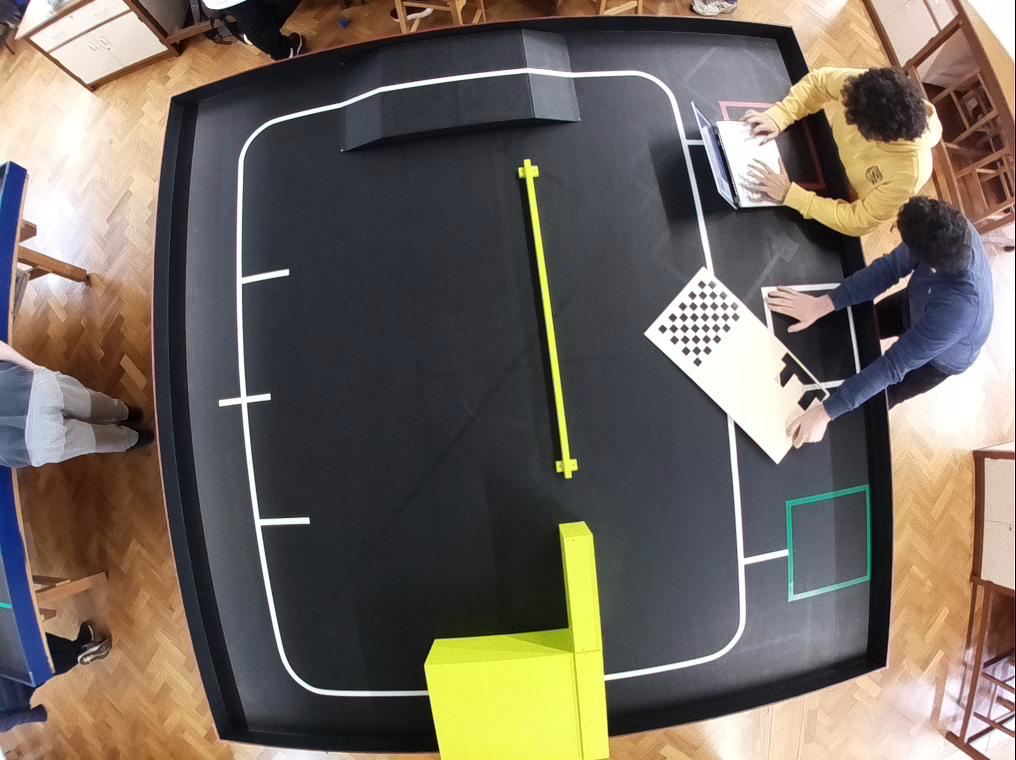
#> input picture 0_IDP_TEST.jpg, 1016 x 760 px, given in place of video.mjpeg, which was not available
$ python NAVIGATOR.py   (older library calls are emulated)
#> lines starting #> are read from the running program, lines starting #| are printed output that depends on the picture; after the words box and inside, x2 and y2 are one past the last pixel; in counts of white or black regions, pixels touching at a corner belong together; pictures that were not available may be replaced by others from this repository, and a replacement may not be noted
### detection_tools.py
import numpy as np
import cv2
import vis_tools as vt
import math
import time
import stream_test as st
import serial

# parameters for camera 1
# DIM specifies the dimensions, K and D are the camera and distortion matrices respectively
DIM = (1016, 760)
K = np.array([[567.4130565572482, 0.0, 501.39791714355], [0.0, 567.3325405728447, 412.9039077874256], [0.0, 0.0, 1.0]])
D = np.array([[-0.05470334257497442], [-0.09142371384400942], [0.17966906821072895], [-0.08708720575337928]])


# ARUCO dictionary (stores the IDs and patterns for all aruco markers) - is references when we initialise which ArUco marker type
#  - the robot has
ARUCO_DICT = {
	"DICT_4X4_50": cv2.aruco.DICT_4X4_50,
	"DICT_4X4_100": cv2.aruco.DICT_4X4_100,
	"DICT_4X4_250": cv2.aruco.DICT_4X4_250,
	"DICT_4X4_1000": cv2.aruco.DICT_4X4_1000,
	"DICT_5X5_50": cv2.aruco.DICT_5X5_50,
	"DICT_5X5_100": cv2.aruco.DICT_5X5_100,
	"DICT_5X5_250": cv2.aruco.DICT_5X5_250,
	"DICT_5X5_1000": cv2.aruco.DICT_5X5_1000,
	"DICT_6X6_50": cv2.aruco.DICT_6X6_50,
	"DICT_6X6_100": cv2.aruco.DICT_6X6_100,
	"DICT_6X6_250": cv2.aruco.DICT_6X6_250,
	"DICT_6X6_1000": cv2.aruco.DICT_6X6_1000,
	"DICT_7X7_50": cv2.aruco.DICT_7X7_50,
	"DICT_7X7_100": cv2.aruco.DICT_7X7_100,
	"DICT_7X7_250": cv2.aruco.DICT_7X7_250,
	"DICT_7X7_1000": cv2.aruco.DICT_7X7_1000,
	"DICT_ARUCO_ORIGINAL": cv2.aruco.DICT_ARUCO_ORIGINAL,
	"DICT_APRILTAG_16h5": cv2.aruco.DICT_APRILTAG_16h5,
	"DICT_APRILTAG_25h9": cv2.aruco.DICT_APRILTAG_25h9,
	"DICT_APRILTAG_36h10": cv2.aruco.DICT_APRILTAG_36h10,
	"DICT_APRILTAG_36h11": cv2.aruco.DICT_APRILTAG_36h11
}

aruco_type = "DICT_4X4_250"

# Using a 4x4 ArUco marker with ID 138

arucoDict = cv2.aruco.Dictionary_get(ARUCO_DICT[aruco_type])

arucoParams = cv2.aruco.DetectorParameters_create()

# Displays ArUCo GUI
def aruco_display(image, corners, ids, rejected):

    if len(corners) > 0:
        ids = ids.flatten()

        # Iterates over all - unpacked - corners and ids detected

        for (markerCorner, markerID) in zip(corners, ids):
            corners = markerCorner.reshape((4,2))
            (topLeft, topRight, bottomRight, bottomLeft) = corners

            # Converts the above into an ordered tuple
            topRight = (int(topRight[0]), int(topRight[1]))
            bottomRight = (int(bottomRight[0]), int(bottomRight[1]))
            bottomLeft = (int(bottomLeft[0]), int(bottomLeft[1]))
            topLeft = (int(topLeft[0]), int(topLeft[1]))

            # Plots appropriate lines to form a bounding box
            cv2.line(image, topLeft, topRight, (0,255,0), 3)
            cv2.line(image, topRight, bottomRight, (0,255,0), 3)
            cv2.line(image, bottomRight, bottomLeft, (0,255,0), 3)
            cv2.line(image, bottomLeft, topLeft, (0,255,0), 3)


            # Gets the mid points of the top and bottom lines (for vector plotting)
            bottomMid = (int((topRight[0] + topLeft[0])/2.0), int((topRight[1] + topLeft[1])/2.0))
            topMid = (int((bottomLeft[0] + bottomRight[0])/2.0), int((bottomLeft[1] + bottomRight[1])/2.0))

            # Gets the center coordinates for the marker

            cX = int((topLeft[0] + bottomRight[0])/2.0)
            cY = int((topLeft[1] + bottomRight[1])/2.0)
            cv2.circle(image, (cX,cY), 8, (0,0,255), -1)

            # Plots an arrowed line in the direction of the heading
            cv2.arrowedLine(image, topMid, bottomMid, (255,0,0), 2)
            angle = return_angle(topMid, bottomMid)

            # Text for the angle and ID detected
            cv2.putText(image, str(angle), (topMid[0], topMid[1] + 100), cv2.FONT_HERSHEY_SIMPLEX, 0.5, (0,255,0), 2)
            cv2.putText(image, str(markerID), (topLeft[0], topLeft[1] - 10), cv2.FONT_HERSHEY_SIMPLEX, 0.5, (0,255,0),2)

            return image

# Method to detect and return all corners and ids of detected ArUco markers (using openCV inbuilt)
# [29 lines left out: functions aruco_detection, return_angle, not called in this run]

# Method to return center coordinates and angle of ArUco markers (in a seperate method to make debugging easier)
def get_pose(corners, ids):

    cX, cY, angle = 0,0,0

    if len(corners) > 0:
        ids = ids.flatten()

        for (markerCorner, markerID) in zip(corners, ids):
            corners = markerCorner.reshape((4,2))
            (topLeft, topRight, bottomRight, bottomLeft) = corners

            topRight = (int(topRight[0]), int(topRight[1]))
            bottomRight = (int(bottomRight[0]), int(bottomRight[1]))
            bottomLeft = (int(bottomLeft[0]), int(bottomLeft[1]))
            topLeft = (int(topLeft[0]), int(topLeft[1]))

            topMid = (int((topRight[0] + topLeft[0])/2.0), int((topRight[1] + topLeft[1])/2.0))
            bottomMid = (int((bottomLeft[0] + bottomRight[0])/2.0), int((bottomLeft[1] + bottomRight[1])/2.0))

            cX = int((topLeft[0] + bottomRight[0])/2.0)
            cY = int((topLeft[1] + bottomRight[1])/2.0)

            angle = return_angle(topMid, bottomMid)

    return cX, cY, angle

def undistort(img):
    #function to remove fisheye from an image taken with the overhead camera
    dim1 = img.shape[:2][::-1]

    scaled_K = K * dim1[0] / DIM[0]
    scaled_K[2][2] = 1.0

    new_K = cv2.fisheye.estimateNewCameraMatrixForUndistortRectify(scaled_K, D, dim1, np.eye(3), balance = 0)
    map1, map2 = cv2.fisheye.initUndistortRectifyMap(scaled_K, D, np.eye(3), new_K, dim1, cv2.CV_16SC2)
    undistorted_img = cv2.remap(img, map1, map2, interpolation=cv2.INTER_LINEAR, borderMode=cv2.BORDER_CONSTANT)

    return undistorted_img

def detect_colour(img, upper, lower, ret_colour = False):
    #returns a map of pixels with colour values which lie between the upper and lower bounds
    hsv = cv2.cvtColor(img, cv2.COLOR_BGR2HSV)
    mask = cv2.inRange(hsv, lower, upper)
    if not ret_colour:
        return mask
    else:
        return np.expand_dims(mask, -1) * img

# [5 lines left out: function binary_image, not called in this run]

def detect_obj(contours):
    #detects a single object from a contour map and returns the pixel values of the coordinates
    #of the centroid and heading
    data = np.array(contours[:, 0, :], dtype = np.float64)
    initial = np.empty((0))
    mean, eigenvectors, eigenvalues = cv2.PCACompute2(data, initial)
    angle = 360 / (2 * np.pi) * np.arctan2(eigenvectors[0,1], eigenvectors[0,0]) # orientation in radians
    return mean, angle

def detect_objects(binary_img, min_area = 0, max_area = 999999):
    #detects all objects with area inbetween the min and max values and returns the pixel values of the coordinates
    #of the centroid and heading for each

    contours, _ = cv2.findContours(binary_img, cv2.RETR_LIST, cv2.CHAIN_APPROX_NONE)
    mean_list = []
    angle_list = []

    for contour in contours:
        area = cv2.contourArea(contour)
        #print(area)
        if area >= min_area and area <= max_area:
            mean, angle = detect_obj(contour)
            mean_list.append(mean)
            angle_list.append(angle)
    return mean_list, angle_list

def rotate_image(image, angle):
    #returns inputed image rotated by the specified angle
    image_center = tuple(np.array(image.shape[1::-1]) / 2)
    rot_mat = cv2.getRotationMatrix2D(image_center, angle, 1.0)
    result = cv2.warpAffine(image, rot_mat, image.shape[1::-1], flags=cv2.INTER_LINEAR)
    return result

# Finds the blue blocks based on color detection - works well with blue colors

def find_blue_blocks(undistorted_img, return_blue = False):
    upper = np.array([120, 360, 360])
    lower = np.array([100, 0,	0])

    # Upper lower HSV thresholds for blue

    blues = detect_colour(undistorted_img, upper, lower, False)

    # Blue isolated mask
    centre_list, _ = detect_objects(blues, 70, 100000)

    # Finds weighted mean centre coordinates of mask (if blue detected, otherwise it returns the previous value)
    if return_blue:
        return centre_list, blues
    else:
        return centre_list

def no_filter_crop(image):
    img = region_of_interest(detect_edge(mask(image)))
    return img

# [24 lines left out: function region_of_interest, not called in this run]

# Canny edge detection (will spit out an image with just lines)
def detect_edge(image):
    edges = cv2.Canny(image, 200, 400)
    return edges

# Mask generation (for white path line detection)
# [31 lines left out: functions mask, dir_head, not called in this run]

# Returns a sorted array of centers for the blue blocks (the ones closest to the left wall are in the beginning)
def blue_blocks_start(img):
    x = np.array([310, 725])
    y = np.array([525, 690])
    centres = find_blue_blocks(img)
    true_centres = []
    for centre in centres:
        centre = centre[0]
        if (x[0] < centre[0] < x[1]) and (y[0] < centre[1] < y[1]):
            true_centres.append((int(centre[0]), int(centre[1])))
    return sorted(true_centres, key = lambda x: x[0])

# Simple average distance finding function (high density blocks are not detectable by the US sensor)
# [239 lines left out: functions detect_block, ultrasound_read, initialise, vision, string_target, get_command and 3 more, not called in this run]


### stream_test.py
import cv2
import time
import matplotlib.pyplot as plt
import os
import sys
from PIL import Image
import glob
import numpy as np

url = "http://localhost:8081/stream/video.mjpeg"

theta2 = 0
#theta2 = 4
theta = 83.5 + theta2

# Camera parameters for distortion and the camera matrix + dimensions
DIM=(1016, 760)
K= np.array([[567.4130565572482, 0.0, 501.39791714355], [0.0, 567.3325405728447, 412.9039077874256], [0.0, 0.0, 1.0]])
D=np.array([[-0.05470334257497442], [-0.09142371384400942], [0.17966906821072895], [-0.08708720575337928]])

# [27 lines left out: functions rotate_image, undistort, not called in this run]

# edge detection
def detect_edge(image):
    edges = cv2.Canny(image, 100, 200)
    return edges

# mask creation for white path lines
def mask(frame):
    img =  (cv2.cvtColor(frame, cv2.COLOR_BGR2HSV_FULL))
    sensitivity = 40
    lower_white = np.array([0,0,255-sensitivity])
    upper_white = np.array([255,sensitivity,255])

    mask = cv2.inRange(img, lower_white, upper_white)
    return mask

def region_of_interest(edges, top_height_parameter = 0.2, bot_height_parameter = 0.1):

    # this function will mask regions of interest by ANDing a polygon of that shape

    # percent to shave off the top
    # percent to shave off the bottom


    h,w = edges.shape
    mask = np.zeros_like(edges)

    # Polygon creation

    polygon = np.array([[
        (0, h * top_height_parameter),
        (w, h * top_height_parameter),
        (w, h * (1 - bot_height_parameter)),
        (0, h * (1 - bot_height_parameter)),
    ]], np.int32)

    cv2.fillPoly(mask, polygon, 255)
    cropped_edges = cv2.bitwise_and(edges, mask)

    return cropped_edges

# creation of houghlines (based on edges detected from white path lines)
def houghline(frame, minL):
    rho = 1 # Pixel precision value
    angle = np.pi/180 # radian precision value
    min_votes = 10 # min number of votes hough lines needs

    line_segments = cv2.HoughLinesP(frame, rho, angle, min_votes, None, minLineLength= minL, maxLineGap=3)


    return line_segments

# plot lanes (houghlines) - this is for testing and visualisation purposes
def plot_lanes(superimpose, lines, color = (250,150,0), l_width = 2, thresh = 1.01):
    corner_line_arr = []
    zone_line_arr = []

    # We initialise a corner and zone array to store corner and zone points
    h,w = superimpose.shape[0], superimpose.shape[1]

    if lines is not None:
        for line_seg in lines:
            for x1, y1, x2, y2 in line_seg:
                line_color = color
                # ignores divide by zero errors
                if max(x2,x1)/min(x1,x2) > thresh:
                    grad = (y2 - y1)/(x2 - x1)

                    # this means the abs value of the gradient is about 1 (corner)
                    if abs(grad) < 1.5 and abs(grad) > 0.5:
                        line_color = (0,0,255) # changes the color of that marker
                        corner_line_arr.append(line_seg) # adds it to the corner array

                if max(y2,y1)/min(y2,y1) > thresh:
                    grad = (x2 - x1)/(y2 - y1)
                    # ignores grad being infty
                    # if the gradient is near vertical (or the inverse is about 0) and the marker is in the upper 25% of the image
                    if abs(grad) < 0.1 and min(y2,y1) < h/4:
                        line_color = (100,50,100)
                        zone_line_arr.append(line_seg) # adds it to the zone array


                line_image = cv2.line(superimpose, (x1, y1), (x2, y2), line_color, l_width)
    else:
        print("NONE DETECTED")
        line_image = np.zeros_like(superimpose)

    #line_image = cv2.addWeighted(frame, 0.9, line_image, 1, 1)
    return line_image, corner_line_arr, zone_line_arr

# filtering
def filter_crop(image):
    img = region_of_interest(mask(image))
    return img

# color detection for any arbitrary color
# [28 lines left out: functions detect_colour, detect_obj, detect_objects, not called in this run]

# plots a point
def plot_point(image, coords, color = (0,255,0)):
    l = 5
    if coords is not None:
        bot = (coords[0] - l, coords[1] - l)
        top = (coords[0] + l, coords[1] + l)
        image = cv2.rectangle(image, bot, top,color,-1)

    return image

# plots a rectangle
# [8 lines left out: function plot_rectangle, not called in this run]

# plots a vertical line
def plot_vline(img, x):
    h,w = img.shape[0], img.shape[1]
    img = cv2.line(img, (x,0),(x,h), color=(0,0,255), thickness=2)

    return img

# plots a horizontal line
def plot_hline(img, y):
    h,w = img.shape[0], img.shape[1]
    img = cv2.line(img, (0,y),(w,y), color=(0,0,255), thickness=2)

    return img

# finds the corner markers in an ordered fashion
def find_markers(img,lines):
    h,w = img.shape[0], img.shape[1]
    m1,m2,m3,m4 = None, None, None, None
    if lines is not None:
        for line in lines:
            # for each quadrant of the image (it iterates over the corner array found earlier)
            for x1,y1,x2,y2 in line:
                if x1 <= int(w/2) and y1 <= int(h/2):
                    m1 = (int((x1+x2)/2),int((y1+y2)/2))
                elif x1 <= int(w/2) and y1 > int(h/2):
                    m2 = (int((x1+x2)/2),int((y1+y2)/2))
                elif x1 > int(w/2) and y1 > int(h/2):
                    m3 = (int((x1+x2)/2),int((y1+y2)/2))
                elif x1 > int(w/2) and y1 <= int(h/2):
                    m4 = (int((x1+x2)/2),int((y1+y2)/2))
                else: continue

    return m1,m2,m3,m4

# finds the red and green zones
def find_zones(img, zone_array):

    h,w = img.shape[0], img.shape[1]
    g,r = None, None
    min = int(h)
    if zone_array is not None:
        for line in zone_array:
            for x1,y1,x2,y2 in line:

                if np.minimum(y1,y2) <= min:
                    min = np.minimum(y1,y2)

                if x1 > int(w/2) + 100:
                    g = (int((x1+x2)/2), min)
                elif x1 < int(w/2) - 100:
                    r = (int((x1+x2)/2), min)
                else:
                    pass

    return g,r

# finds the tunnel markers
# (the exit of the tunnel is the lowest vertical line point in the upper right quadrant)
# (the entrance of the tunnel is the highest vertical line point in the lower right quadrant)
def tunnel_marker(img, all_lines):

    h,w = img.shape[0], img.shape[1]

    tunnel_top, tunnel_bot = None, None
    max_y, min_y = (0,0), (0, int(h))
    z_max, z_min = 0, int(h)

    if all_lines is not None:
        for line in all_lines:
            for x0,y0,x1,y1 in line:

                x_m, y_m = int((x0 + x1)/2) , int((y0 + y1)/2)

                if x_m > w/2 and y_m < h/2:
                    if y_m > z_max:
                        max_y = (x_m, np.maximum(y0,y1))
                        z_max = y_m

                if x_m > w/2 and y_m > h/2:
                    if y_m < z_min:
                        min_y = (x_m, np.minimum(y0,y1))
                        z_min = y_m

    return max_y, min_y

# Marker stabilisation algorithm
# takes the current and previous values and returns a value that is an interpolation between the two
# it will divide the interpolation by the count so as the count increases the marker 'stabilizes'
# requires that there is a sequence of uninterrupter footage for the markers to get a solid position and estimation of ground truth

def stable_marker(curr_markers, prev_markers, count):

    if curr_markers is None and prev_markers is not None:
        return prev_markers
    elif curr_markers is None and prev_markers is None:
        return None
    elif curr_markers is not None and prev_markers is None:
        return curr_markers
    else:
        x0,y0 = prev_markers[0], prev_markers[1]
        x1,y1 = curr_markers[0], curr_markers[1]

        if count > 500:
            return prev_markers
        else:
            assert count != 0
            xp = (x1 - x0) * np.sqrt(1)/np.sqrt(np.sqrt(count*10))
            yp = (y1 - y0) * np.sqrt(1)/np.sqrt(np.sqrt(count*10))
            x_diff = int(xp)
            y_diff = int(yp)

            xn  = x0 + x_diff
            yn = y0 + y_diff

            return (xn,yn)

# simple distance function
# [11 lines left out: function distance, not called in this run]

### NAVIGATOR.py
import stream_test as st
import detection_tools as dt
import numpy as np
import cv2
import time
import serial
##############################################

ser = serial.Serial("COM9", 9600)

ser.close()
ser.open()
timeout = ser.timeout
ser.timeout = 2

##############################################


url = "http://localhost:8081/stream/video.mjpeg"
count = 1
cap = cv2.VideoCapture(url)
p1,p2,p3,p4,r0,g0 = None, None, None, None, None, None
to1, to2 = None, None
block, prev_block = None, None
dec_val_list = []


initialisation_length = 20
theta = 83.5
#theta = 88
prev_angle = 90
x, y, angle, rotation, phase, f_count, g_count = 0, 0, 0, 0, 0 , -1, -1

prev_rotation, prev_distance = 0, 0
##############################################


# [104 lines left out: functions block_retrieval, rotation_and_distance_to_target, not called in this run]

##############################################
while cap.isOpened():

    for i in range(4):
        cap.grab()

    ret, frame = cap.retrieve()
#> frame is the input picture: shape (760, 1016, 3); mean B, G, R 94.7, 103.8, 112.3
#> ret = True

    fix_frame = dt.rotate_image(dt.undistort(frame), theta)
#> in undistort, `undistorted_img = cv2.remap(img, map1, map2, interpolation=cv2.INTER_L..`:
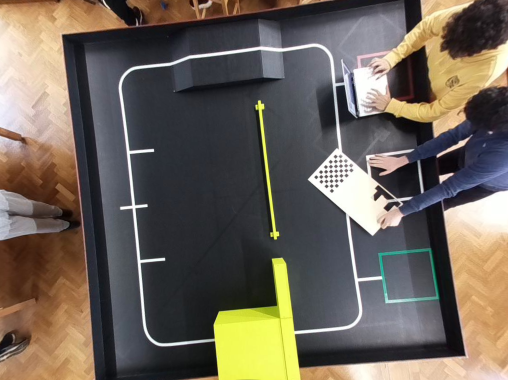
#> undistorted_img: shape (760, 1016, 3) (shown at 1/2 size); mean B, G, R 88.5, 99.4, 108.2
#> in rotate_image, `image_center = tuple(np.array(image.shape[1::-1]) / 2)`: image_center = (508, 380)
#> in rotate_image, `rot_mat = cv2.getRotationMatrix2D(image_center, angle, 1.0)`: rot_mat = [[0.113, 0.994, 72.94], [-0.994, 0.113, 841.7]]
#> in rotate_image, `result = cv2.warpAffine(image, rot_mat, image.shape[1::-1], flags=cv2...`:
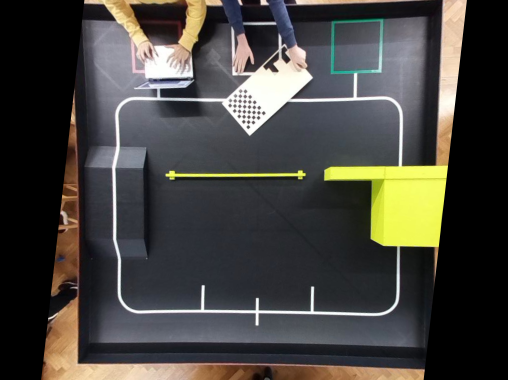
#> result: shape (760, 1016, 3) (shown at 1/2 size); mean B, G, R 62.6, 67.6, 69.5
    h,w,_ = fix_frame.shape

    frame3 = fix_frame

    frame2 = st.filter_crop(fix_frame)
#> in mask, `mask = cv2.inRange(img, lower_white, upper_white)`:
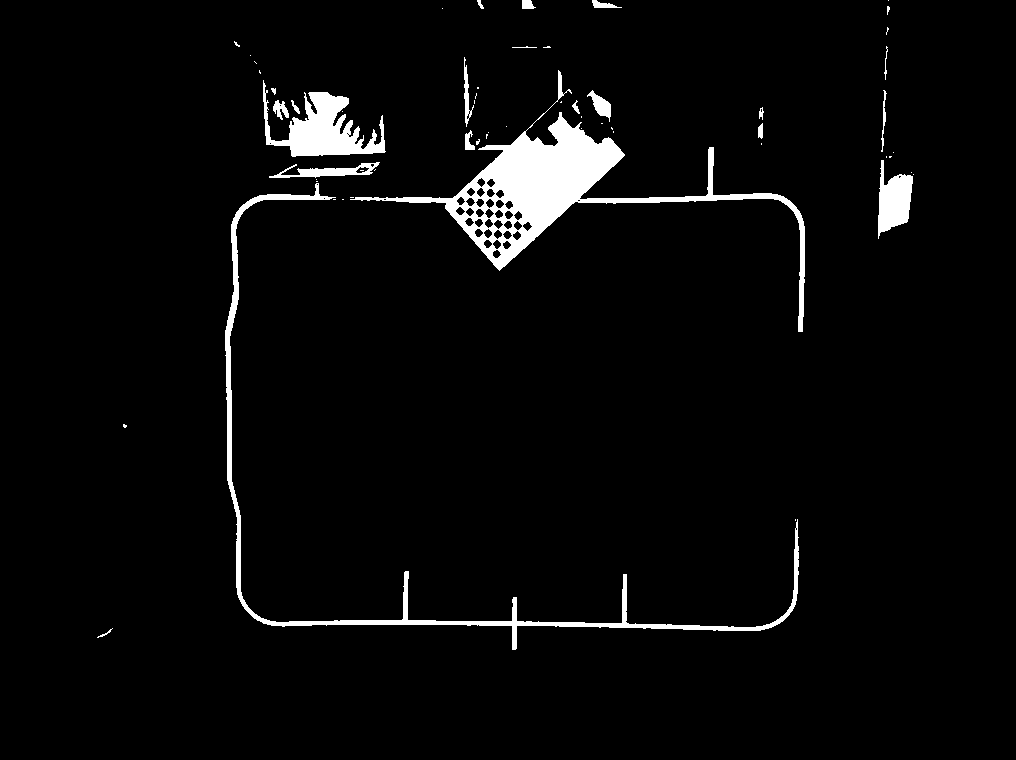
#> mask: shape (760, 1016); 3.7% white; 59 white regions (38 under 20 px), largest, box (x1, y1, x2, y2) and area: (350, 70, 805, 332) 14142, (225, 183, 799, 650) 6215, (263, 80, 386, 157) 3969
#> in region_of_interest, `h,w = edges.shape`: h = 760; w = 1016
#> (the rest of the program and of its run is left out)
